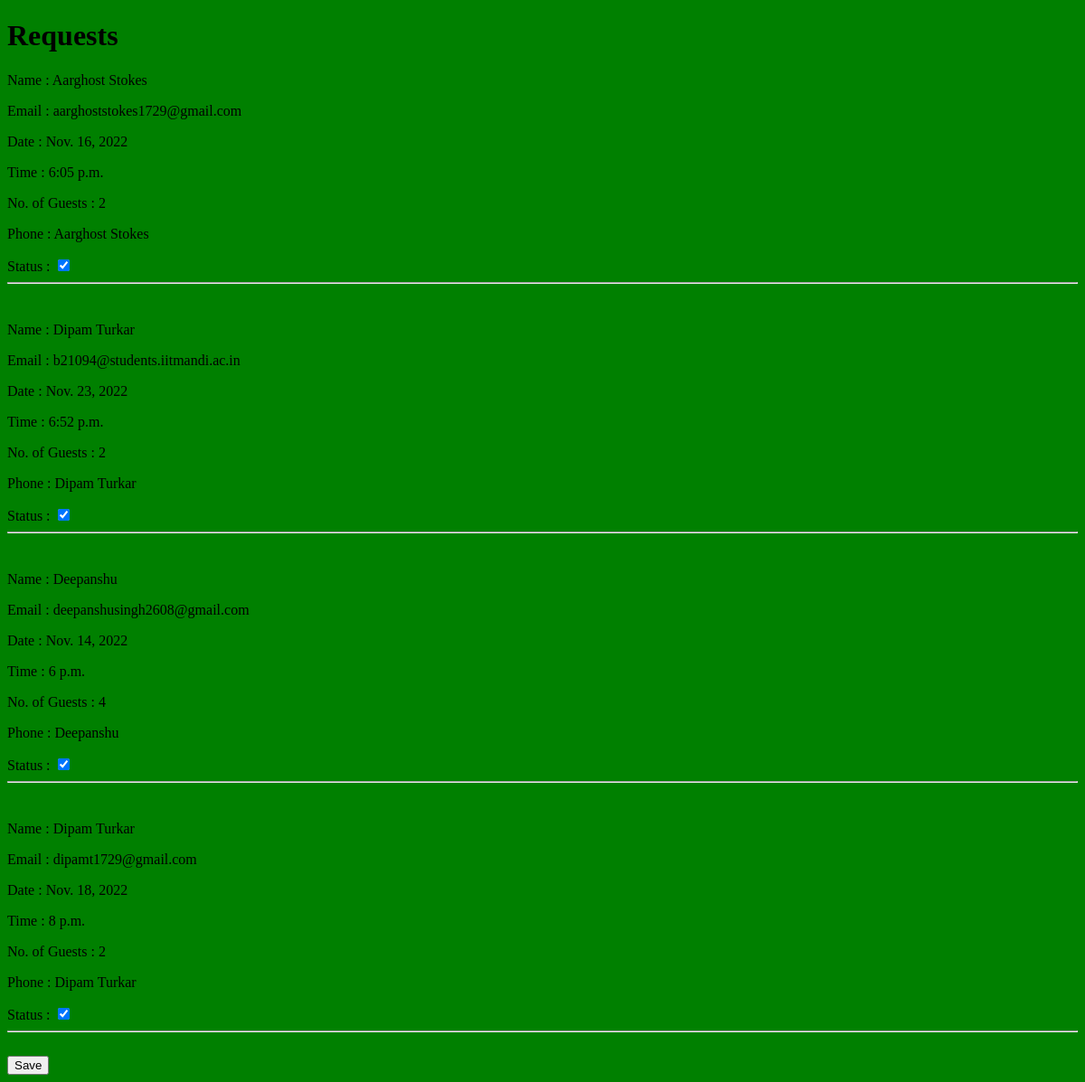
/requests/1, run on an earlier commit of the app's database.
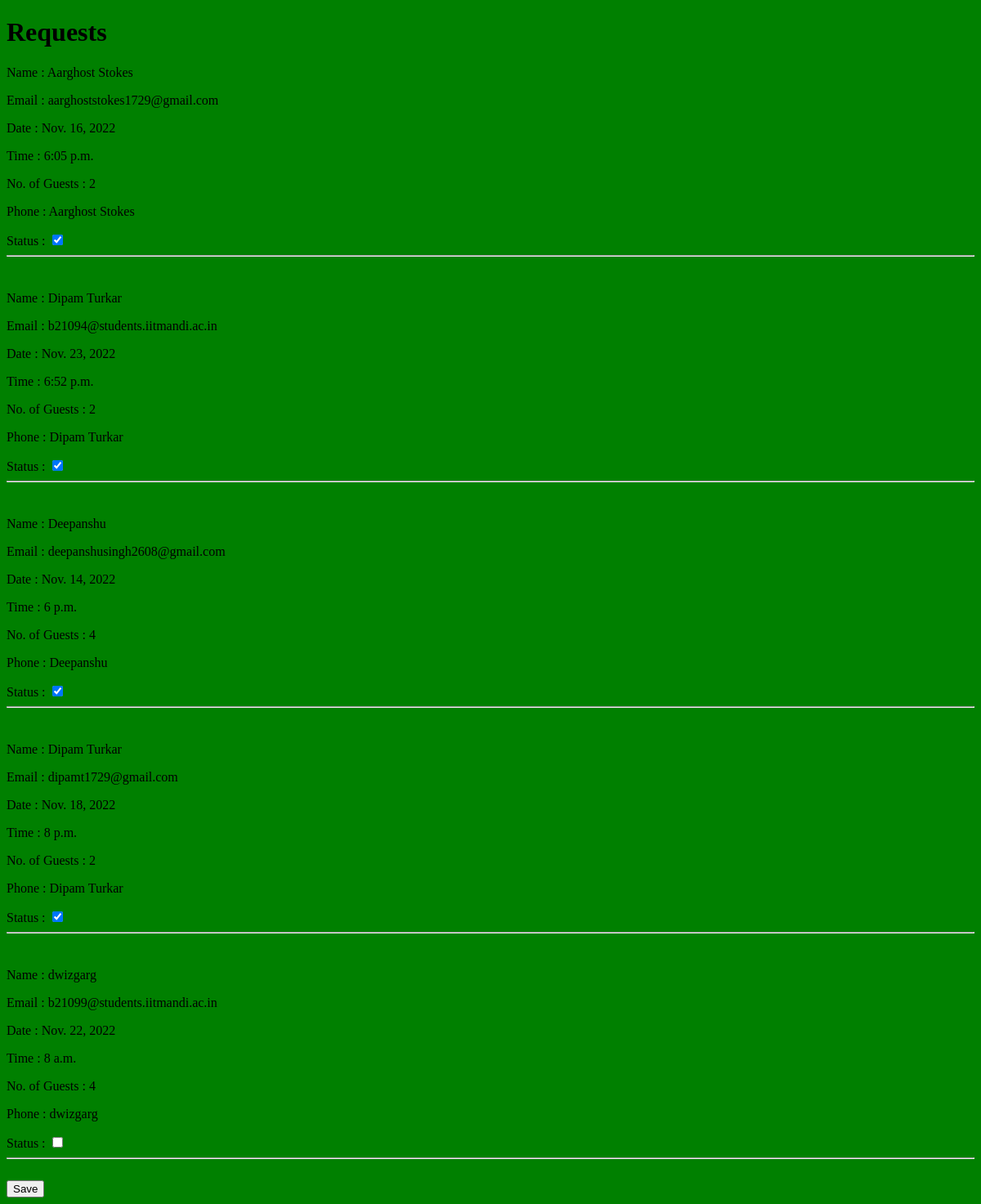
And on a later commit of the database.
### base/models.py (models this page shows, shortened)
class TableBooking(models.Model):
    name = models.CharField(max_length=200, null=True)
    email = models.EmailField(null=True, blank=True)
    numGuests = models.IntegerField(null=True, blank=True)
    phone = models.IntegerField(null=True, blank=True)
    time = models.TimeField(null=True, blank=True)
    date = models.DateField(null=True, blank=True)
    message = models.TextField(blank=True, null=True)
    rest_id = models.IntegerField(null=True, blank=True)
    cust_id = models.IntegerField(null=True, blank=True)
    status = models.BooleanField(default=False, null=True, blank=True)
    created = models.DateTimeField(auto_now_add=True, null=True, blank=True)

### base/views.py (the view, shortened to what this page needs)
# urls.py: path('requests/<str:pk>', views.requests, name='requests'),
def requests(request, pk):
    requests = TableBooking.objects.filter(rest_id=pk)
    context = {'requests': requests}
    return render(request, 'base/requests.html', context)

### base/templates/base/requests.html (shortened to what this page needs)
<!DOCTYPE html>
<html lang="en">
    <head>
    </head>
    <body>
        <div>
            <h1>Requests</h1>
        </div>
        <div>
            <form action="" , method="POST">
                {% csrf_token %} {% for reservation in requests %}
                <div>
                    <p>Name : {{reservation.name}}</p>
                    <p>Email : {{reservation.email}}</p>
                    <p>Date : {{reservation.date}}</p>
                    <p>Time : {{reservation.time}}</p>
                    <p>No. of Guests : {{reservation.numGuests}}</p>
                    <p>Phone : {{reservation.name}}</p>
                    <label for="status"> Status : </label>
                    <input
                        type="checkBox"
                        id="status{{reservation.id}}"
                        name="status"
                        value="{{reservation.id}}"
                    />
                    <hr />
                    <br />
                </div>
                 {% endfor %}
                <button type="submit">Save</button>
            </form>
        </div>
    </body>
</html>

What changed in the data, as far as the page shows it:
added TableBooking: name "dwizgarg", email "b21099@students.iitmandi.ac.in", date "Nov. 22, 2022", time "8 a.m.", numGuests "4"
